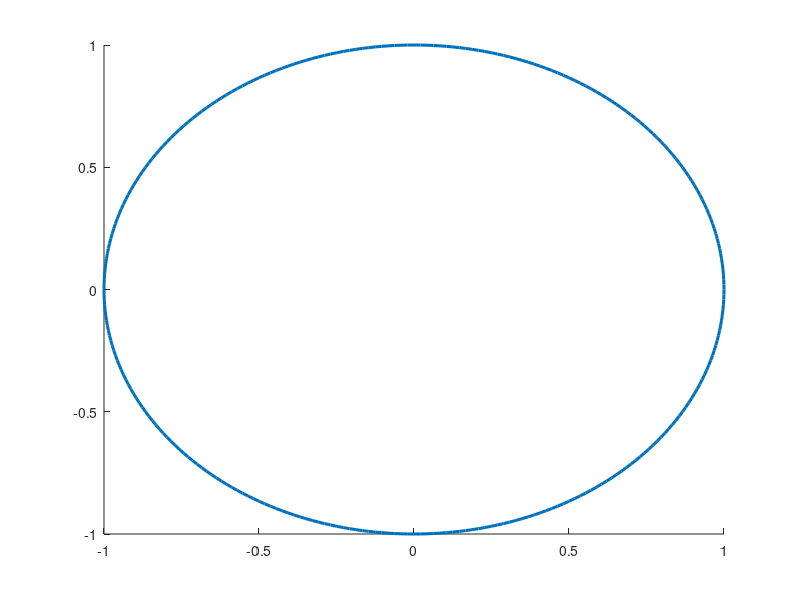

MATLAB code for this plot:
function h=Ellipse_new(ra,rb,ang,x0,y0,C,Nb)
% Ellipse adds ellipses to the current plot
%
% ELLIPSE(ra,rb,ang,x0,y0) adds an ellipse with semimajor axis of ra,
% a semimajor axis of radius rb, a semimajor axis of ang, centered at
% the point x0,y0.
%
% The length of ra, rb, and ang should be the same. 
% If ra is a vector of length L and x0,y0 scalars, L ellipses
% are added at point x0,y0.
% If ra is a scalar and x0,y0 vectors of length M, M ellipse are with the same 
% radii are added at the points x0,y0.
% If ra, x0, y0 are vectors of the same length L=M, M ellipses are added.
% If ra is a vector of length L and x0, y0 are  vectors of length
% M~=L, L*M ellipses are added, at each point x0,y0, L ellipses of radius ra.
%
% ELLIPSE(ra,rb,ang,x0,y0,C)
% adds ellipses of color C. C may be a string ('r','b',...) or the RGB value. 
% If no color is specified, it makes automatic use of the colors specified by 
% the axes ColorOrder property. For several circles C may be a vector.
%
% ELLIPSE(ra,rb,ang,x0,y0,C,Nb), Nb specifies the number of points
% used to draw the ellipse. The default value is 300. Nb may be used
% for each ellipse individually.
%
% h=ELLIPSE(...) returns the handles to the ellipses.
%
% usage exmple: the following produces a red ellipse centered at 1,1
% and tipped down at a 45 deg axis from the x axis
% ellipse(1,2,pi/4,1,1,'r')
%
% note that if ra=rb, ELLIPSE plots a circle
%

% written by D.G. Long, Brigham Young University, based on the
% CIRCLES.m original 
% written by Peter Blattner, Institute of Microtechnology, University of 
% Neuchatel, Switzerland, blattner@imt.unine.ch

% Check the number of input arguments 

if nargin<1,
  ra=[];
end;
if nargin<2,
  rb=[];
end;
if nargin<3,
  ang=[];
end;

if nargin<5,
  x0=[];
  y0=[];
end;
 
if nargin<6,
  C=[];
end

if nargin<7,
  Nb=[];
end

% set up the default values

if isempty(ra),ra=1;end;
if isempty(rb),rb=1;end;
if isempty(ang),ang=0;end;
if isempty(x0),x0=0;end;
if isempty(y0),y0=0;end;
if isempty(Nb),Nb=300;end;
if isempty(C),C=get(gca,'colororder');end;

% work on the variable sizes

x0=x0(:);
y0=y0(:);
ra=ra(:);
rb=rb(:);
ang=ang(:);
Nb=Nb(:);

if isstr(C),C=C(:);end;

if length(ra)~=length(rb),
  error('length(ra)~=length(rb)');
end;
if length(x0)~=length(y0),
  error('length(x0)~=length(y0)');
end;

% how many inscribed elllipses are plotted

if length(ra)~=length(x0)
  maxk=length(ra)*length(x0);
else
  maxk=length(ra);
end;

% drawing loop

for k=1:maxk
  
  if length(x0)==1
    xpos=x0;
    ypos=y0;
    radm=ra(k);
    radn=rb(k);
    if length(ang)==1
      an=ang;
    else
      an=ang(k);
    end;
  elseif length(ra)==1
    xpos=x0(k);
    ypos=y0(k);
    radm=ra;
    radn=rb;
    an=ang;
  elseif length(x0)==length(ra)
    xpos=x0(k);
    ypos=y0(k);
    radm=ra(k);
    radn=rb(k);
    an=ang(k)
  else
    rada=ra(fix((k-1)/size(x0,1))+1);
    radb=rb(fix((k-1)/size(x0,1))+1);
    an=ang(fix((k-1)/size(x0,1))+1);
    xpos=x0(rem(k-1,size(x0,1))+1);
    ypos=y0(rem(k-1,size(y0,1))+1);
  end;

  co=cos(an);
  si=sin(an);
  the=linspace(0,2*pi,Nb(rem(k-1,size(Nb,1))+1,:)+1);
%  x=radm*cos(the)*co-si*radn*sin(the)+xpos;
%  y=radm*cos(the)*si+co*radn*sin(the)+ypos;
  p=line(radm*cos(the)*co-si*radn*sin(the)+xpos,radm*cos(the)*si+co*radn*sin(the)+ypos);
  set(p,'color',C(rem(k-1,size(C,1))+1,:),'linewidth',2.2); % width = 1.5
  
  if nargout > 0
    h(k)=p;
  end
  
end;

